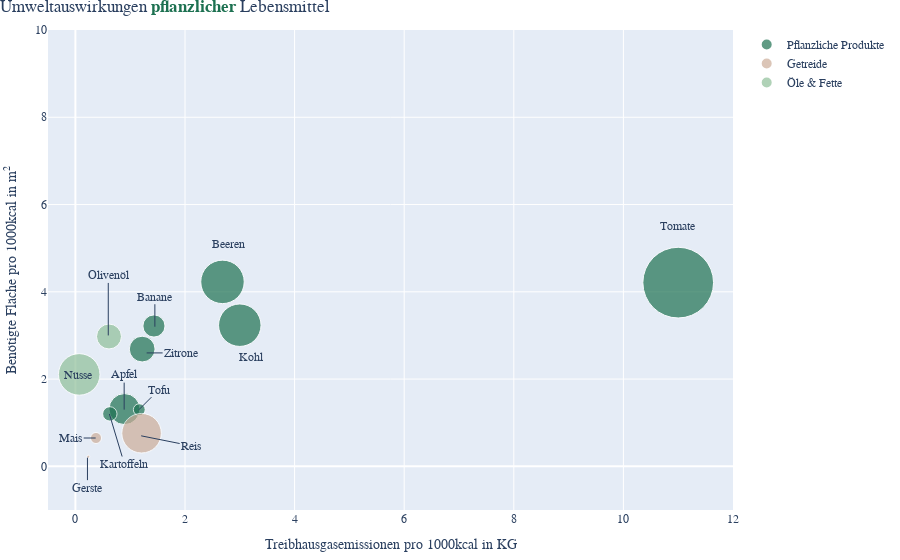

The notebook cell this image was saved under:
### Code cell
#figure

#subset with selected foods
df_impact_single_sub2=df_impact_single[df_impact_single['Entity'].isin(['Mais', 'Gerste', 'Tomate', 'Apfel', 'Banane', 'Nüsse', 'Kohl', 'Beeren', 'Zitrone', 'Olivenöl', 'Tofu', 'Kartoffeln', 'Reis'])]

# Create Scatterplot
fig_2_2=px.scatter(df_impact_single_sub2, x="ghg", y="land",
                    size="freshwater", color="category", 
                    #Define colors and order of legend
                    color_discrete_map={
                    "Pflanzliche Produkte": colors[0],
                    "Fleisch & Fisch": colors[2],
                    "Milchprodukte & Eier": colors[1],
                    "Süßes": colors[4],
                    "Getreide": colors[8],
                    "Getränke": colors[6],
                    "Öle & Fette": colors[5]},
                    category_orders={"category": ["Fleisch & Fisch", "Milchprodukte & Eier", "Pflanzliche Produkte", "Getreide", "Öle & Fette", "Süßes", 'Getränke']},
                    
                    #text="Entity",
                    size_max=50, 
                    #In order to avoid jumping, the range is set to min/max of both axis
                    range_y =[-1, 10], range_x=[-0.5,12]
                    )
#Update Styling Scatterplot

#Axis labels
fig_2_2.update_layout(
            xaxis = {"title": "Treibhausgasemissionen pro 1000kcal in KG"},
            yaxis={'title':'Benötigte Fläche pro 1000kcal in m<sup>2</sup>'},
            font_family=font,
            legend_title_text=None,
            title={'text':"Umweltauswirkungen <b style='color:#1D7151'>pflanzlicher</b> Lebensmittel",'font_family':'Montserrat-Regular, Raleway, sans-serif','x':0, 'y':1},
            margin=dict(t=30, b=10, l=10, r=10)
            )

#Disable Hover labels
fig_2_2.update_traces(mode='markers', hovertemplate=None, hoverinfo='skip')


#Add Annotations
fig_2_2.add_annotation(x=11, y=5.5, text='Tomate', showarrow=False, ax=0,ay=0)
fig_2_2.add_annotation(x=2.8, y=5.1, text='Beeren', showarrow=False, ax=0,ay=0)
fig_2_2.add_annotation(x=3.2, y=2.5, text='Kohl', showarrow=False, ax=0,ay=0)
fig_2_2.add_annotation(x=1.2, y=0.7, text='Reis', showarrow=True, ax=50,ay=10)
fig_2_2.add_annotation(x=1.16, y=1.3, text='Tofu', showarrow=True, ax=20,ay=-20)
fig_2_2.add_annotation(x=0.22, y=0.2, text='Gerste', showarrow=True, ax=0,ay=30)
fig_2_2.add_annotation(x=0.37, y=0.65, text='Mais', showarrow=True, ax=-25,ay=0)
fig_2_2.add_annotation(x=0.89, y=1.3, text='Apfel', showarrow=True, ax=0,ay=-35)
fig_2_2.add_annotation(x=0.62, y=1.2, text='Kartoffeln', showarrow=True, ax=15,ay=50)
fig_2_2.add_annotation(x=0.06, y=2.1, text='Nüsse', showarrow=False, ax=0,ay=0)
fig_2_2.add_annotation(x=0.6, y=3.0, text='Olivenöl', showarrow=True, ax=0,ay=-60)
fig_2_2.add_annotation(x=1.45, y=3.2, text='Banane', showarrow=True, ax=0,ay=-30)
fig_2_2.add_annotation(x=1.3, y=2.6, text='Zitrone', showarrow=True, ax=35,ay=0)

### Figure 1 — Plotly figure (JSON) as saved in the notebook; plotly's stock layout.template omitted (floating-point values rounded to 4 significant figures)
{"data": [{"hoverinfo": "skip", "legendgroup": "Pflanzliche Produkte", "marker": {"color": "#1D7151", "size": [375.2, 190.8, 736.1, 702.4, 258.4, 80.74, 54.83, 1946.0], "sizemode": "area", "sizeref": 0.7785, "symbol": "circle"}, "mode": "markers", "name": "Pflanzliche Produkte", "orientation": "v", "showlegend": true, "type": "scatter", "x": [0.8958, 1.433, 2.684, 3, 1.219, 0.6284, 1.166, 11], "xaxis": "x", "y": [1.312, 3.217, 4.228, 3.235, 2.688, 1.202, 1.299, 4.211], "yaxis": "y"}, {"hoverinfo": "skip", "legendgroup": "Getreide", "marker": {"color": "#CCAD99", "size": [3.42, 47.69, 610.0], "sizemode": "area", "sizeref": 0.7785, "symbol": "circle"}, "mode": "markers", "name": "Getreide", "orientation": "v", "showlegend": true, "type": "scatter", "x": [0.236, 0.3759, 1.207], "xaxis": "x", "y": [0.222, 0.6501, 0.7596], "yaxis": "y"}, {"hoverinfo": "skip", "legendgroup": "Öle & Fette", "marker": {"color": "#8FBF99", "size": [672.2, 242.3], "sizemode": "area", "sizeref": 0.7785, "symbol": "circle"}, "mode": "markers", "name": "Öle & Fette", "orientation": "v", "showlegend": true, "type": "scatter", "x": [0.06992, 0.6131], "xaxis": "x", "y": [2.107, 2.976], "yaxis": "y"}], "layout": {"annotations": [{"ax": 0, "ay": 0, "showarrow": false, "text": "Tomate", "x": 11, "y": 5.5}, {"ax": 0, "ay": 0, "showarrow": false, "text": "Beeren", "x": 2.8, "y": 5.1}, {"ax": 0, "ay": 0, "showarrow": false, "text": "Kohl", "x": 3.2, "y": 2.5}, {"ax": 50, "ay": 10, "showarrow": true, "text": "Reis", "x": 1.2, "y": 0.7}, {"ax": 20, "ay": -20, "showarrow": true, "text": "Tofu", "x": 1.16, "y": 1.3}, {"ax": 0, "ay": 30, "showarrow": true, "text": "Gerste", "x": 0.22, "y": 0.2}, {"ax": -25, "ay": 0, "showarrow": true, "text": "Mais", "x": 0.37, "y": 0.65}, {"ax": 0, "ay": -35, "showarrow": true, "text": "Apfel", "x": 0.89, "y": 1.3}, {"ax": 15, "ay": 50, "showarrow": true, "text": "Kartoffeln", "x": 0.62, "y": 1.2}, {"ax": 0, "ay": 0, "showarrow": false, "text": "Nüsse", "x": 0.06, "y": 2.1}, {"ax": 0, "ay": -60, "showarrow": true, "text": "Olivenöl", "x": 0.6, "y": 3}, {"ax": 0, "ay": -30, "showarrow": true, "text": "Banane", "x": 1.45, "y": 3.2}, {"ax": 35, "ay": 0, "showarrow": true, "text": "Zitrone", "x": 1.3, "y": 2.6}], "font": {"family": "Roboto-light, Gravitas One, Raleway, Arial, sans-serif"}, "legend": {"itemsizing": "constant", "title": {}, "tracegroupgap": 0}, "margin": {"b": 10, "l": 10, "r": 10, "t": 30}, "title": {"font": {"family": "Montserrat-Regular, Raleway, sans-serif"}, "text": "Umweltauswirkungen <b style='color:#1D7151'>pflanzlicher</b> Lebensmittel", "x": 0, "y": 1}, "xaxis": {"anchor": "y", "domain": [0, 1], "range": [-0.5, 12], "title": {"text": "Treibhausgasemissionen pro 1000kcal in KG"}}, "yaxis": {"anchor": "x", "domain": [0, 1], "range": [-1, 10], "title": {"text": "Benötigte Fläche pro 1000kcal in m<sup>2</sup>"}}}}
